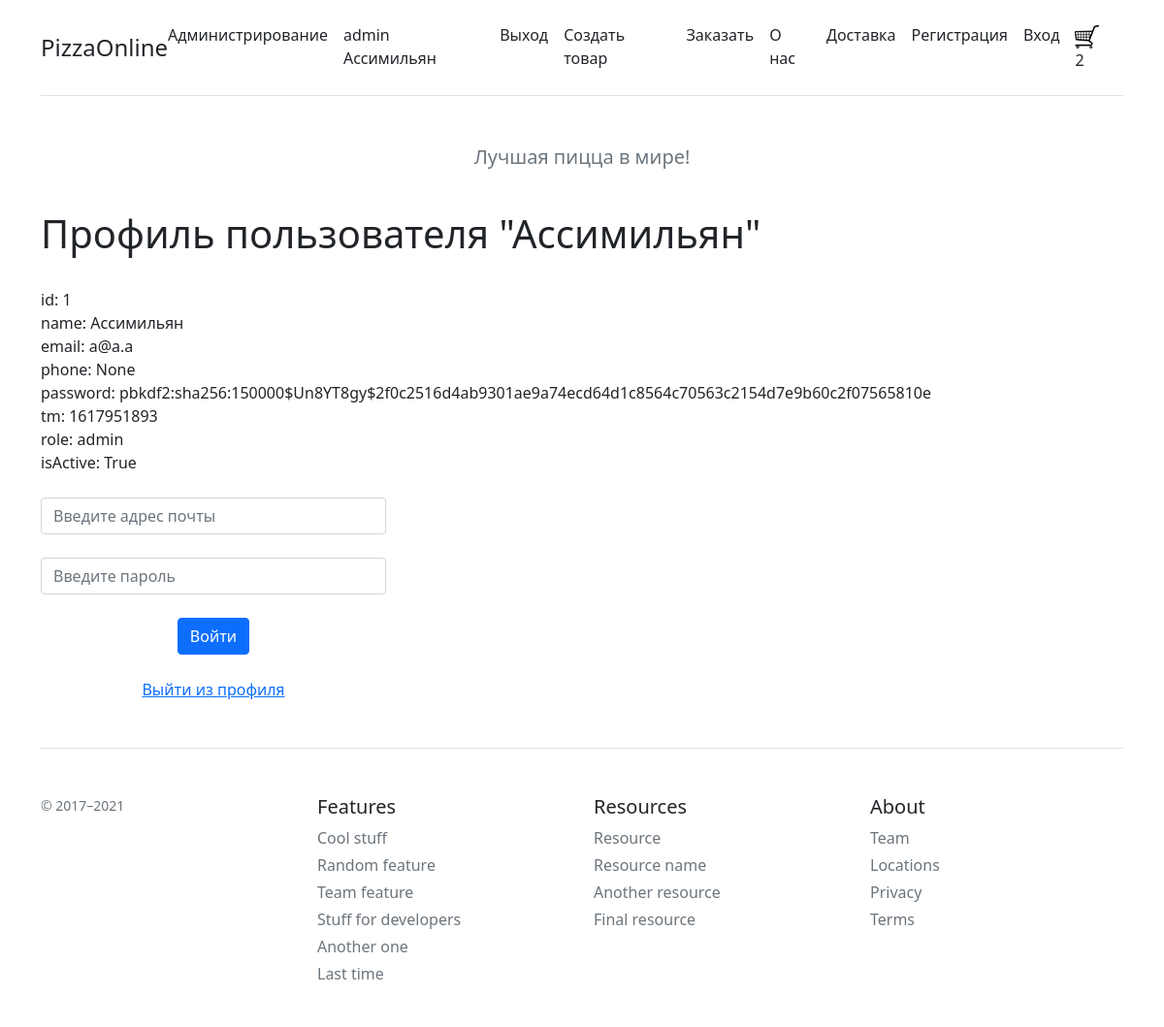
The app's page /profile (signed in) with its own data.
### app.py (models this page shows)
class User(UserMixin, db.Model):
    id = db.Column(db.Integer, primary_key=True)
    name = db.Column(db.Text, nullable=False)
    email = db.Column(db.Text, nullable=False)
    phone = db.Column(db.Text)
    password = db.Column(db.Text, nullable=False)
    role = db.Column(db.Text, nullable=False, default='client')
    tm = db.Column(db.Integer, nullable=False)
    ban = db.Column(db.Boolean, nullable=False, default=False)
    isActive = db.Column(db.Boolean, default=True)

### app.py (the view)
@app.route('/profile')
@login_required
def profile():
    return render_template("profile.html", data=current_user)

### app.py (called while the page is built)
@app.context_processor
def inject_user():
    return dict(basket_count=basket_count)

@login_manager.user_loader
def load_user(user_id):
        return User.query.get(int(user_id))

### templates/profile.html (shortened to what this page needs)
{% extends 'base.html' %}
{% block body %}
    <h1>Профиль пользователя "{{data.name}}"</h1>
    <br>
    id: {{data.id}}<br>
    name: {{data.name}}<br>
    email: {{data.email}}<br>
    phone: {{data.phone}}<br>
    password: {{data.password}}<br>
    tm: {{data.tm}}<br>
    role: {{data.role}}<br>
    isActive: {{data.isActive }}
    <br>
    <br>
    <div class="row row-cols-1 row-cols-md-3 mb-3 text-center">
        <form action="/login" method="post" class="login_form">
            <input type="email" class="form-control" id="email" aria-describedby="emailHelp" placeholder="Введите адрес почты" name="email"><br>
            <input type="password" class="form-control" id="password" placeholder="Введите пароль" name="password"><br>
                                        <button type="submit" class="btn btn-primary">Войти</button>
            <br>
            <br>
            <a href="/logout">Выйти из профиля</a>
        </form>
    </div>
{% endblock %}

### templates/base.html (shortened to what this page needs)
<!DOCTYPE html>
<html lang="ru">
    <head>
                <link rel="stylesheet" href="{{ url_for('static', filename='css/main.css') }}">
        <link rel="stylesheet" href="{{ url_for('static', filename='css/main.css') }}">
        <link rel="stylesheet" href="https://cdn.jsdelivr.net/npm/bootstrap@5.0.0-beta1/dist/css/bootstrap.min.css"
>
    </head>
    <body>
        <div class="container py-3">
            <header class="d-flex flex-column flex-md-row align-items-center pb-3 mb-4 border-bottom">
                <a href="/" class="d-flex align-items-center text-dark text-decoration-none">
                      <span class="fs-4">PizzaOnline</span>
                </a>
                <nav class="d-inline-flex mt-2 mt-md-0 ms-md-auto">
                      {% if current_user.is_authenticated %}
                          {% if current_user.role == 'admin' %}
                              <a class="me-3 py-2 text-dark text-decoration-none" href="/admin">Администрирование</a>
                          {% endif %}
                          <a class="me-3 py-2 text-dark text-decoration-none" href="/profile">{{current_user.role}} {{current_user.name}}</a>
                          <a class="me-3 py-2 text-dark text-decoration-none" href="/logout">Выход</a>
                          <a class="me-3 py-2 text-dark text-decoration-none" href="/create">Создать товар</a>
                      {% endif %}
                      <a class="me-3 py-2 text-dark text-decoration-none" href="/">Заказать</a>
                      <a class="me-3 py-2 text-dark text-decoration-none" href="/about">О нас</a>
                      <a class="me-3 py-2 text-dark text-decoration-none" href="/delivery">Доставка</a>
                      <a class="me-3 py-2 text-dark text-decoration-none" href="/register">Регистрация</a>
                      <a class="me-3 py-2 text-dark text-decoration-none" href="/login">Вход</a>
                      <a class="me-3 py-2 text-dark text-decoration-none" href="/basket"><img src="static/img/cart25.png" align='bottom> <font size='5'>{{basket_count}}</font></a>
                </nav>
            </header>
            <div class="pricing-header p-3 pb-md-4 mx-auto text-center">
                  <p class="fs-5 text-muted">Лучшая пицца в мире!</p>
            </div>
            <main>
                  {% block body %}{% endblock%}
            </main>
            <footer class="pt-4 my-md-5 pt-md-5 border-top">
                  <div class="row">
                      <div class="col-12 col-md">
                          <small class="d-block mb-3 text-muted">© 2017–2021</small>
                      </div>
                      <div class="col-6 col-md">
                          <h5>Features</h5>
                          <ul class="list-unstyled text-small">
                              <li class="mb-1"><a class="link-secondary text-decoration-none" href="#">Cool stuff</a></li>
                              <li class="mb-1"><a class="link-secondary text-decoration-none" href="#">Random feature</a></li>
                              <li class="mb-1"><a class="link-secondary text-decoration-none" href="#">Team feature</a></li>
                              <li class="mb-1"><a class="link-secondary text-decoration-none" href="#">Stuff for developers</a></li>
                              <li class="mb-1"><a class="link-secondary text-decoration-none" href="#">Another one</a></li>
                              <li class="mb-1"><a class="link-secondary text-decoration-none" href="#">Last time</a></li>
                          </ul>
                      </div>
                      <div class="col-6 col-md">
                          <h5>Resources</h5>
                          <ul class="list-unstyled text-small">
                              <li class="mb-1"><a class="link-secondary text-decoration-none" href="#">Resource</a></li>
                              <li class="mb-1"><a class="link-secondary text-decoration-none" href="#">Resource name</a></li>
                              <li class="mb-1"><a class="link-secondary text-decoration-none" href="#">Another resource</a></li>
                              <li class="mb-1"><a class="link-secondary text-decoration-none" href="#">Final resource</a></li>
                          </ul>
                      </div>
                      <div class="col-6 col-md">
                          <h5>About</h5>
                          <ul class="list-unstyled text-small">
                              <li class="mb-1"><a class="link-secondary text-decoration-none" href="#">Team</a></li>
                              <li class="mb-1"><a class="link-secondary text-decoration-none" href="#">Locations</a></li>
                              <li class="mb-1"><a class="link-secondary text-decoration-none" href="#">Privacy</a></li>
                              <li class="mb-1"><a class="link-secondary text-decoration-none" href="#">Terms</a></li>
                          </ul>
                      </div>
                  </div>
            </footer>
          </div>
    </body>
</html>

### static/css/main.css (style rules this page uses)
body { background: red; }

### records on screen
User: role "admin", name "Ассимильян", id "1", email "a@a.a", phone "None", password "pbkdf2:sha256:150000$Un8YT8gy$2f0c2516d4ab9301ae9a74ecd64d1c8564c70563c2154d7e9b60c2f07565810e", tm "1617951893", isActive "True"

### other values on screen
{{ basket_count }} "2"
